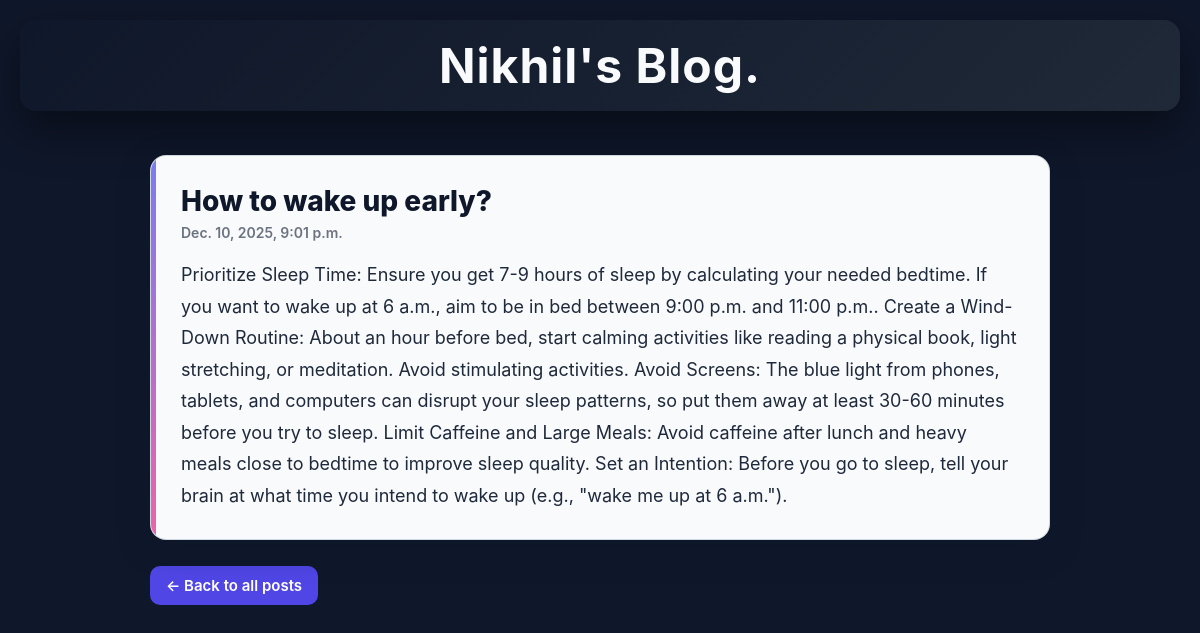
/post/1, run on the app's committed database.
### posts/models.py (models this page shows)
class Post(models.Model):
    title=models.CharField(max_length=100)
    body=models.CharField(max_length=1000000)
    created_at=models.DateTimeField(default=datetime.now,blank=True)

### posts/views.py (the view)
# urls.py: path('post/<str:pk>',views.post_detail,name='post'),
def post_detail(request,pk):
    posts_detail=Post.objects.get(id=pk)
    return render(request,'post.html',{'posts_detail':posts_detail})

### templates/post.html (shortened to what this page needs)
<!DOCTYPE html>
<html>
<head>
</head>
<body>
<div class="header">
  <h2>Nikhil's Blog.</h2>
</div>
<div class="row">
  <div class="leftcolumn">
    <div class="card">
      <h2>{{posts_detail.title}}</h2>
      <h5>{{posts_detail.created_at}}</h5>
      <p>{{posts_detail.body}}</p>
    </div>
    <a href="/" class="back-button">← Back to all posts</a>
  </div>
</div>
</body>
</html>

### templates/post.html (style rules this page uses)
* { box-sizing: border-box; margin: 0; padding: 0; }
body { font-family: -apple-system, BlinkMacSystemFont, "Segoe UI", Arial, sans-serif; padding: 20px; background: #0f172a; }
.row { max-width: 900px; margin: 0 auto; }
.header { padding: 16px 24px; font-size: 32px; text-align: center; background: linear-gradient(135deg, #0f172a, #1f2937); color: #f9fafb; border-radius: 16px; box-shadow: 0 18px 45px rgba(0, 0, 0, 0.45); letter-spacing: 1px; }
.leftcolumn { float: left; width: 100%; margin-top: 24px; }
.card { background-color: #f9fafb; padding: 28px 30px; margin-top: 20px; border-radius: 16px; box-shadow: 0 10px 30px rgba(15, 23, 42, 0.35); border: 1px solid rgba(148, 163, 184, 0.4); position: relative; overflow: hidden; }
.card::before { content: ""; position: absolute; left: 0; top: 0; height: 100%; width: 5px; background: linear-gradient(180deg, #6366f1, #ec4899); opacity: 0.85; }
.card h2 { margin-bottom: 6px; font-size: 28px; color: #0f172a; font-weight: 800; }
.card h5 { margin-bottom: 18px; font-size: 14px; font-weight: 600; color: #6b7280; }
.card p { font-size: 18px; line-height: 1.75; color: #1e293b; white-space: pre-wrap; }
.back-button { display: inline-block; margin-top: 26px; padding: 10px 16px; background: #4f46e5; color: white; border-radius: 10px; text-decoration: none; font-weight: 600; font-size: 15px; transition: 0.2s; }
.row:after { content: ""; display: table; clear: both; }

### data on the page
Post: title "How to wake up early?", created_at "Dec. 10, 2025, 9:01 p.m.", body "Prioritize Sleep Time: Ensure you get 7-9 hours of sleep by calculating your needed bedtime. If you want to wake up at 6 a.m., aim to be in bed between 9:00 p.m. and 11:00 p.m.. Create a Wind-Down Routine: About an hour before bed, start calming activities like reading a physical book, light stretching, or meditation. Avoid stimulating activities. Avoid Screens: The blue light from phones, tablets, and computers can disrupt your sleep patterns, so put them away at least 30-60 minutes before you try to sleep. Limit Caffeine and Large Meals: Avoid caffeine after lunch and heavy meals close to bedtime to improve sleep quality. Set an Intention: Before you go to sleep, tell your brain at what…"
